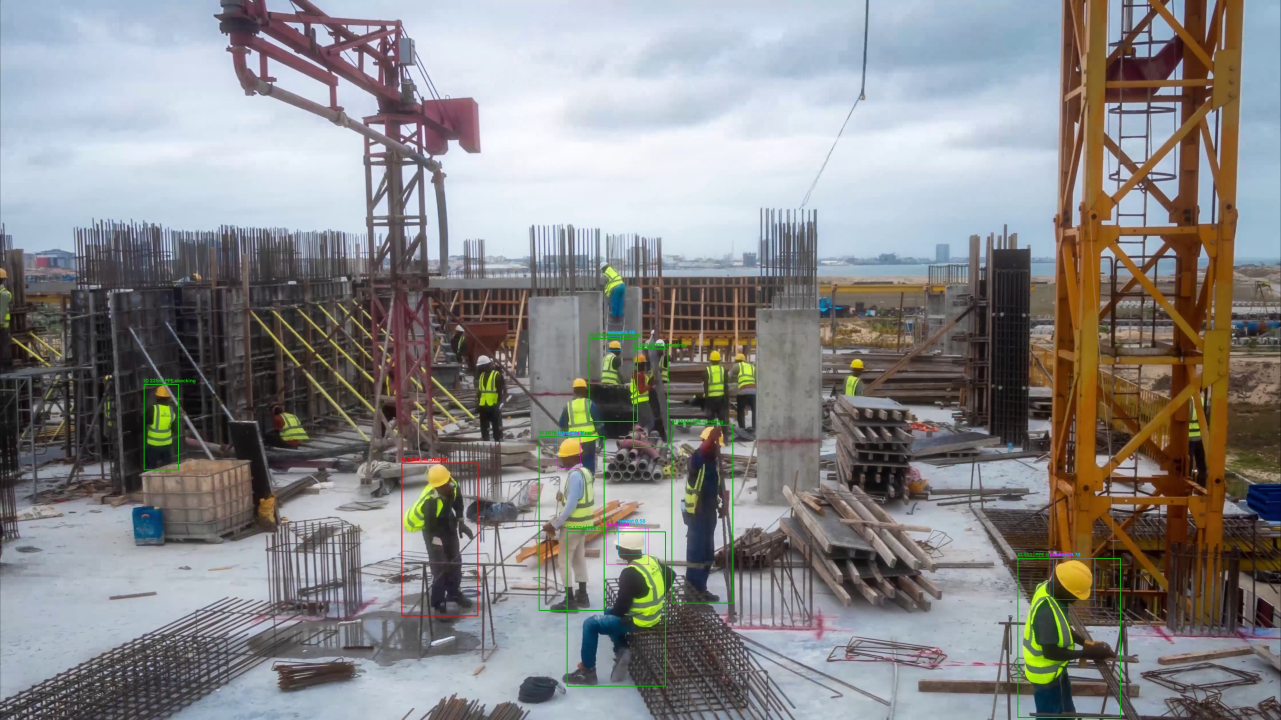
#> input picture evidence/video-01_1160_no_helmet_4738_4.jpg, 3842 x 2160 px (shown at 1/3 size)
$ python -i prepare_chvg.py   (imports and definitions only)
#> lines starting #> are read from the running program, lines starting #| are printed output that depends on the picture
from __future__ import annotations

import argparse
import csv
import hashlib
import json
import math
import random
import shutil
import sys
import zipfile
from collections import Counter, defaultdict
from dataclasses import dataclass
from pathlib import Path

import yaml
from PIL import Image


IMAGE_SUFFIXES = {".jpg", ".jpeg", ".png", ".bmp", ".webp"}
SOURCE_CLASSES = ["blue", "glass", "head", "person", "red", "vest", "white", "yellow"]
TARGET_CLASSES = ["person", "head", "helmet", "vest", "glass"]
CLASS_ID_MAP = {0: 2, 1: 4, 2: 1, 3: 0, 4: 2, 5: 3, 6: 2, 7: 2}
SPLITS = ("train", "val", "test")
SPLIT_RATIOS = {"train": 0.8, "val": 0.1, "test": 0.1}


@dataclass
class Sample:
    image: Path
    label: Path | None
    boxes: list[tuple[int, float, float, float, float]]
    sha256: str
    dhash: int
    mean_luma: float
    source_id: str
    split: str | None = None

    @property
    def mapped_counts(self) -> Counter[int]:
        return Counter(CLASS_ID_MAP[box[0]] for box in self.boxes)


class UnionFind:
    def __init__(self, size: int) -> None:
        self.parent = list(range(size))
        self.rank = [0] * size

    # [37 lines left out: functions find, union, safe_extract, sha256_file, not called in this run]


def image_fingerprint(path: Path) -> tuple[int, float]:
    with Image.open(path) as source:
#> source is the input picture: PIL image 3842x2160 RGB; mean R, G, B 135.4, 134.5, 134.9
        image = source.convert("L")
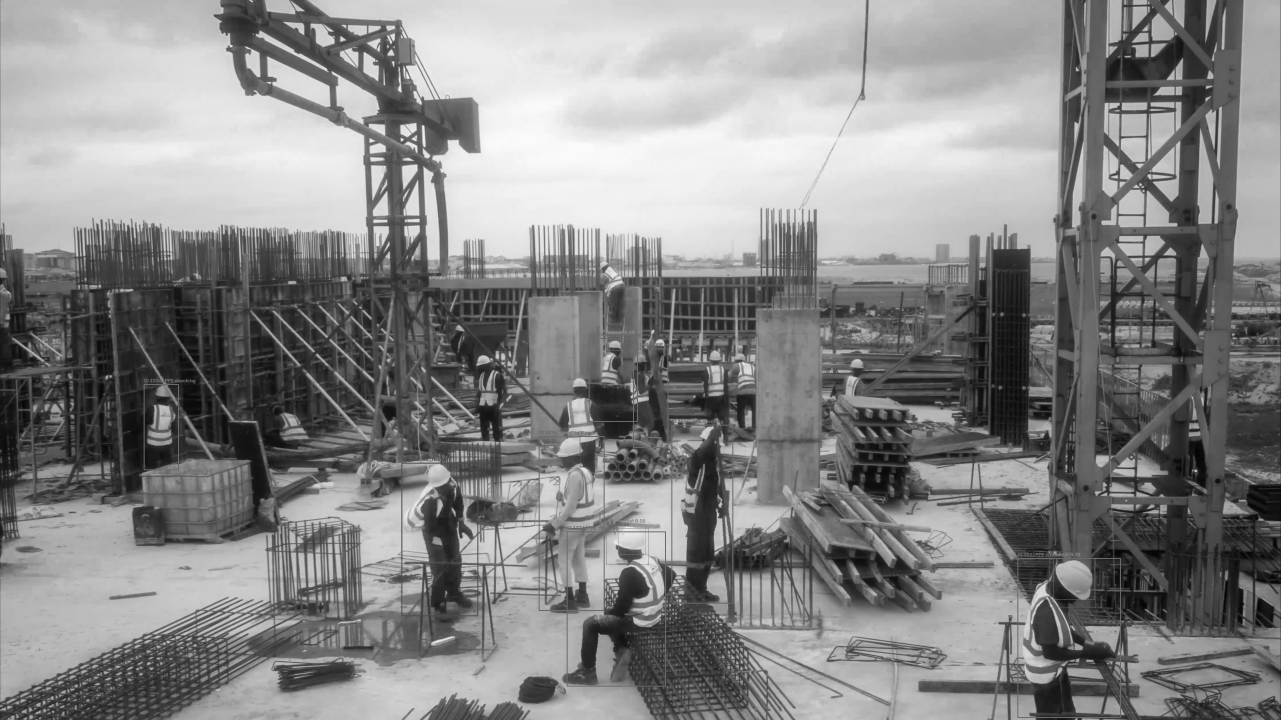
#> image: PIL image 3842x2160 L (shown at 1/3 size); min 3, max 252, mean 134.8
        mean_image = image.resize((16, 16))
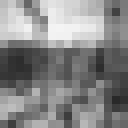
#> mean_image: PIL image 16x16 L (shown 8 times larger); min 41, max 244, mean 134.7
        hash_image = image.resize((9, 8))
        mean_pixels = mean_image.get_flattened_data() if hasattr(mean_image, "get_flattened_data") else mean_image.getdata()
        hash_pixels = hash_image.get_flattened_data() if hasattr(hash_image, "get_flattened_data") else hash_image.getdata()
        mean_luma = sum(mean_pixels) / 256.0
#> mean_luma = 134.7
        pixels = list(hash_pixels)
#> pixels = 72 values, max 241 at index 13, min 49 at index 37, mean 134.5
    bits = 0
    for row in range(8):
        for column in range(8):
            bits = (bits << 1) | int(pixels[row * 9 + column] > pixels[row * 9 + column + 1])
#> after the loop, bits = 16091308170576386962
    return bits, mean_luma


def hamming_distance(left: int, right: int) -> int:
    return (left ^ right).bit_count()


# [485 lines left out: functions read_yaml_classes, paired_label, parse_label, issue, load_samples, remove_exact_duplicates and 11 more, not called in this run]


# [2 lines not run here, left out]

>>> result = image_fingerprint('../../evidence/video-01_1160_no_helmet_4738_4.jpg')
#> result = (16091308170576386962, 134.7)

$ run again, on evidence/video-01_1303_no_helmet_5672_5.jpg
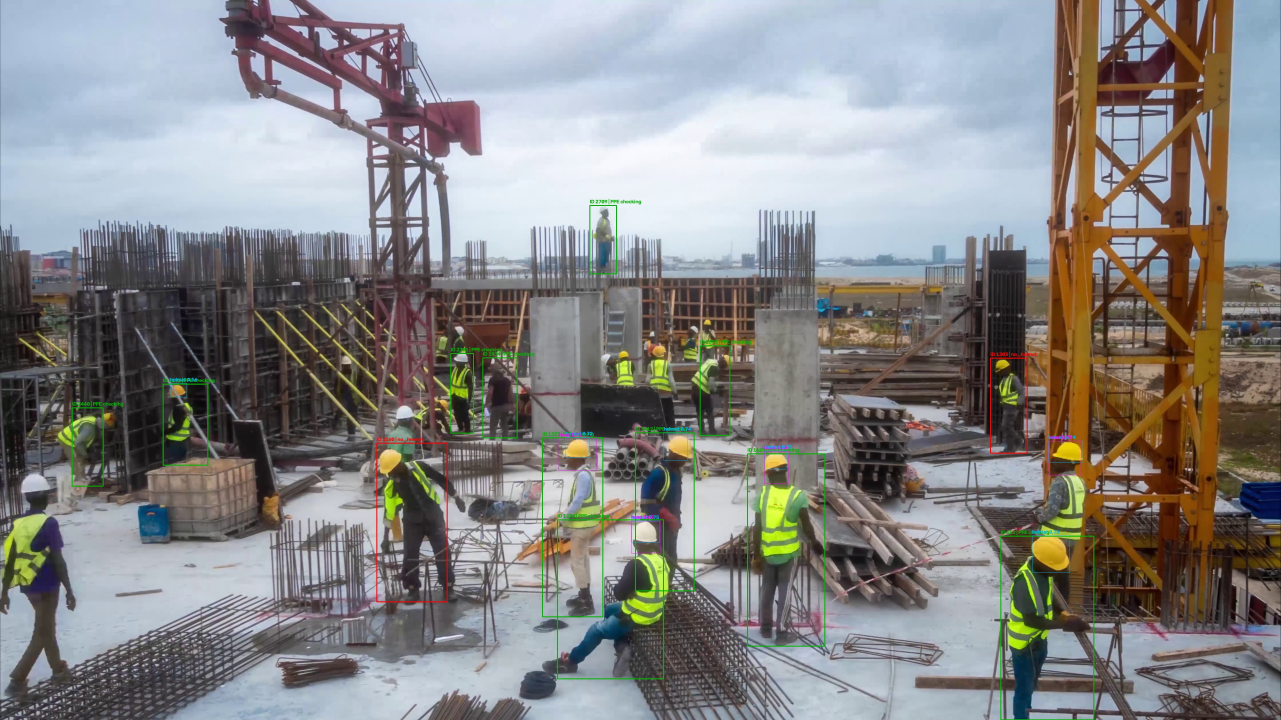
#> input picture evidence/video-01_1303_no_helmet_5672_5.jpg, 3842 x 2160 px (shown at 1/3 size)
#> in image_fingerprint, source is the input picture: PIL image 3842x2160 RGB; mean R, G, B 135.5, 135, 134.9
#> in image_fingerprint, `image = source.convert("L")`:
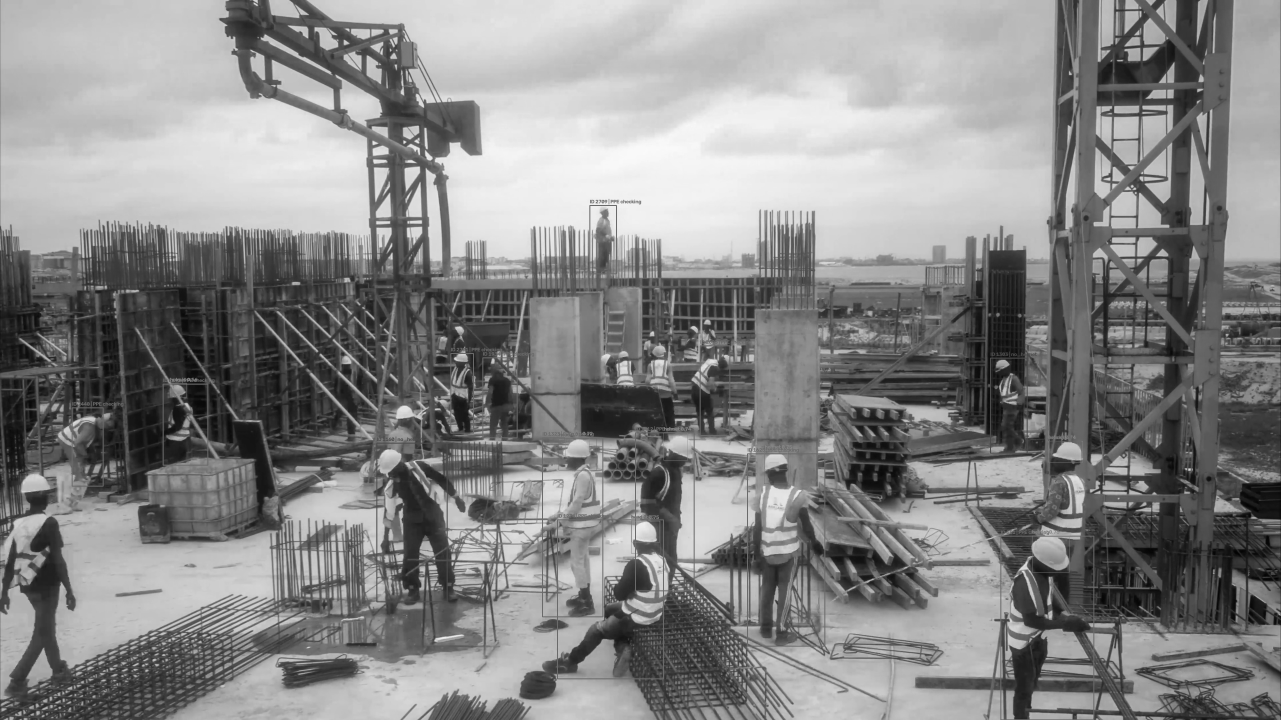
#> image: PIL image 3842x2160 L (shown at 1/3 size); min 1, max 250, mean 135.2
#> in image_fingerprint, `mean_image = image.resize((16, 16))`:
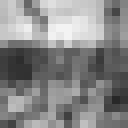
#> mean_image: PIL image 16x16 L (shown 8 times larger); min 40, max 243, mean 135
#> mean_luma = 135
#> pixels = 72 values, max 235 at index 13, min 48 at index 37, mean 134.7
#> after the loop in image_fingerprint, `for row in range(8):`: bits = 16091167433054706451
#> result = (16091167433054706451, 135)

$ run again, on evidence/video-01_1945_no_helmet_7040_6.jpg
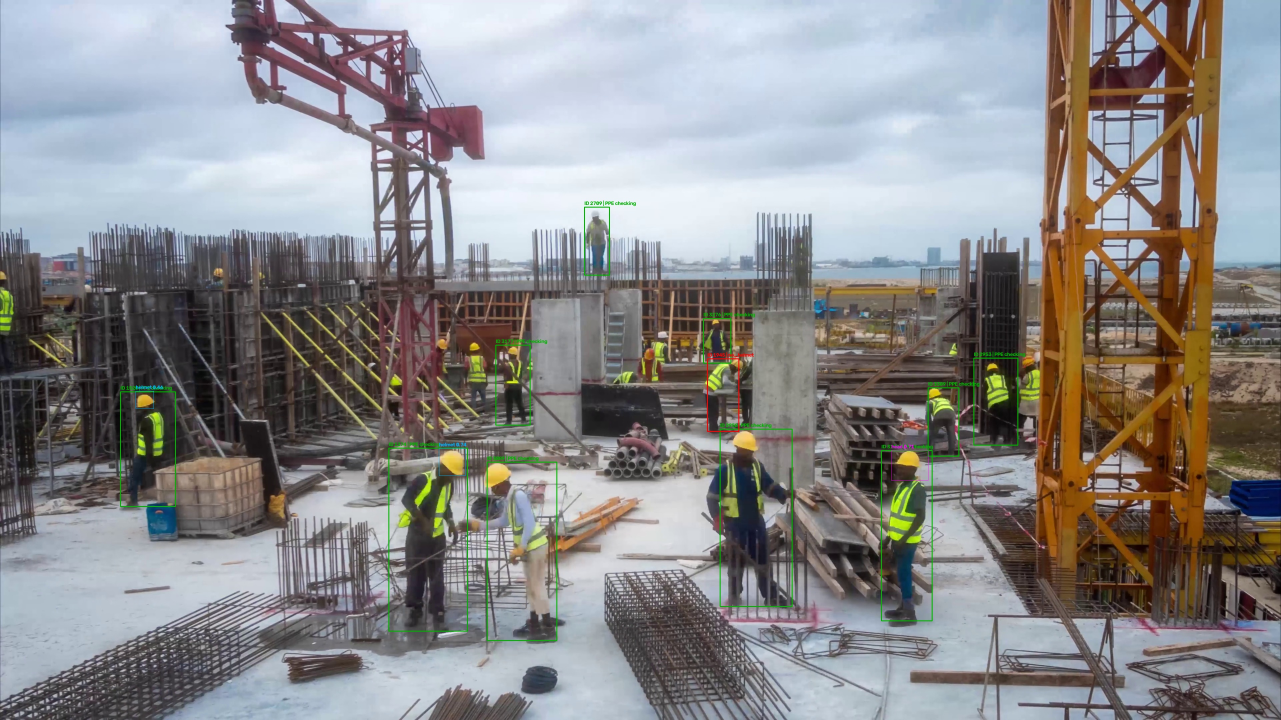
#> input picture evidence/video-01_1945_no_helmet_7040_6.jpg, 3842 x 2160 px (shown at 1/3 size)
#> in image_fingerprint, source is the input picture: PIL image 3842x2160 RGB; mean R, G, B 138.8, 137.7, 138.2
#> in image_fingerprint, `image = source.convert("L")`:
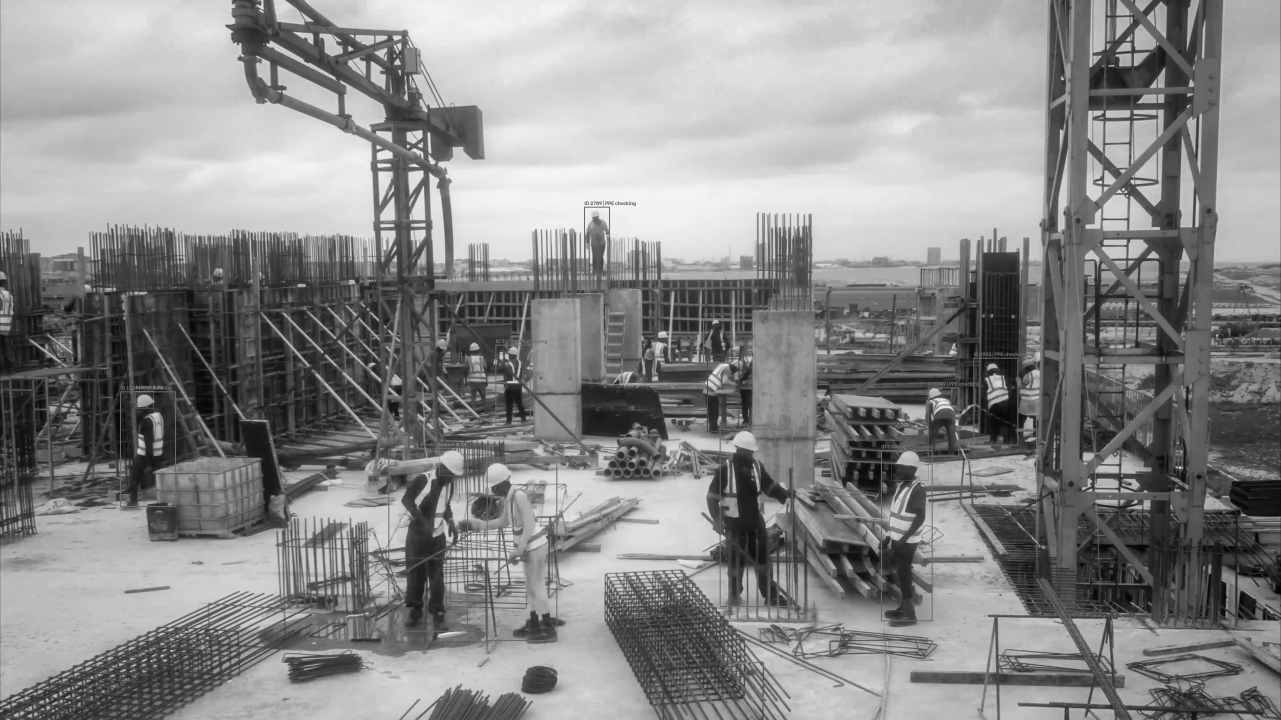
#> image: PIL image 3842x2160 L (shown at 1/3 size); min 1, max 251, mean 138.1
#> in image_fingerprint, `mean_image = image.resize((16, 16))`:
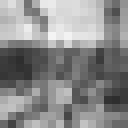
#> mean_image: PIL image 16x16 L (shown 8 times larger); min 46, max 244, mean 138
#> mean_luma = 138
#> pixels = 72 values, max 228 at index 13, min 52 at index 37, mean 137.6
#> after the loop in image_fingerprint, `for row in range(8):`: bits = 16091092666272172947
#> result = (16091092666272172947, 138)

$ run again, on evidence/video-01_20_no_helmet_3036_3.jpg
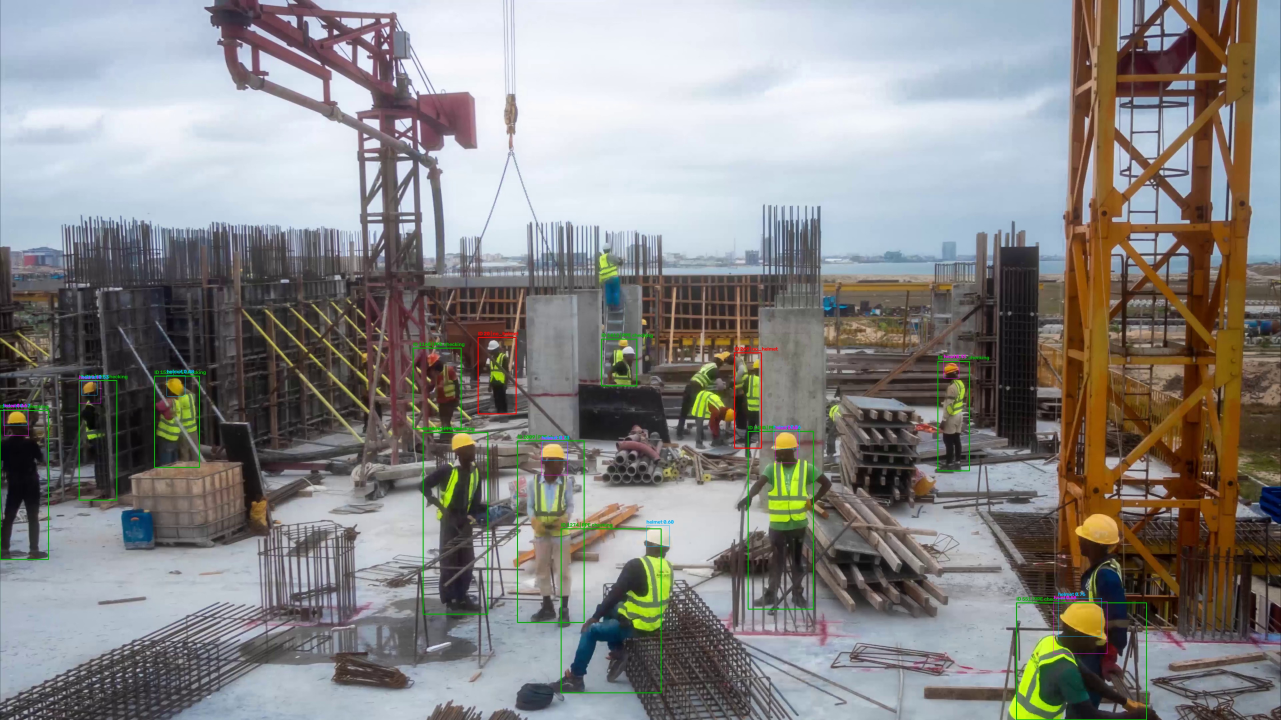
#> input picture evidence/video-01_20_no_helmet_3036_3.jpg, 3842 x 2160 px (shown at 1/3 size)
#> in image_fingerprint, source is the input picture: PIL image 3842x2160 RGB; mean R, G, B 135.1, 133.7, 132.7
#> in image_fingerprint, `image = source.convert("L")`:
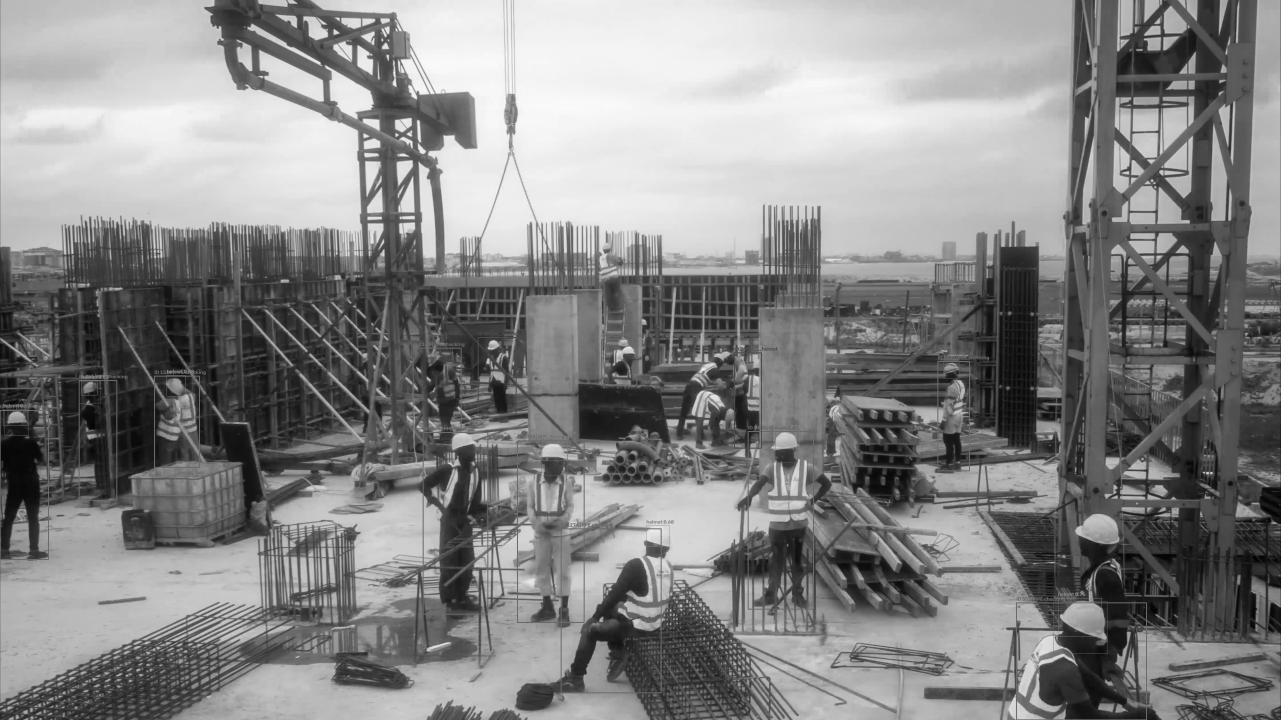
#> image: PIL image 3842x2160 L (shown at 1/3 size); min 2, max 251, mean 134
#> in image_fingerprint, `mean_image = image.resize((16, 16))`:
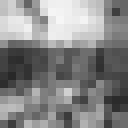
#> mean_image: PIL image 16x16 L (shown 8 times larger); min 40, max 246, mean 133.9
#> mean_luma = 133.9
#> pixels = 72 values, max 245 at index 13, min 50 at index 36, mean 133.8
#> after the loop in image_fingerprint, `for row in range(8):`: bits = 14938311897025342354
#> result = (14938311897025342354, 133.9)
